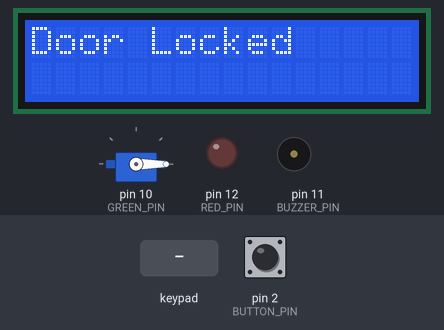
Recording of a sketch running on a simulated Arduino Uno, built with avr-gcc and run on an emulated ATmega328P. Parts: 16×2 character LCD, servo, output pins drawn as LEDs (lit = HIGH), buzzer (waves = sounding). The test bench sets the inputs (shaded band); at power-on: pin 2 (BUTTON_PIN) HIGH. Pins used as bus, display or sensor lines are not drawn; what the sketch prints to the serial monitor is not drawn.

Above: at 1.2 s.
1.3 s: pin 2 (BUTTON_PIN) pulled LOW for 0.15 s
At 1.6 s:
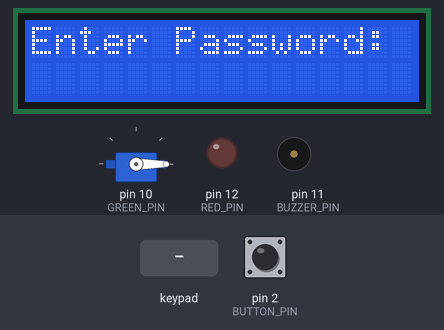
2.9 s: keypad keys 2 3 5 6 # pressed 0.4 s apart
At 3.3 s:
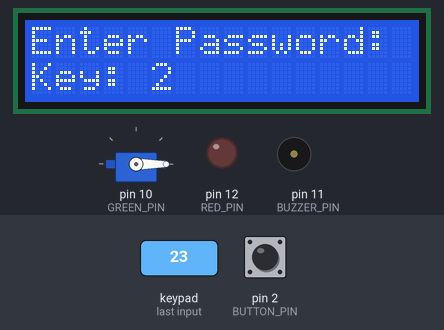
6.4 s: pin 2 (BUTTON_PIN) pulled LOW for 3.2 s
At 9.2 s:
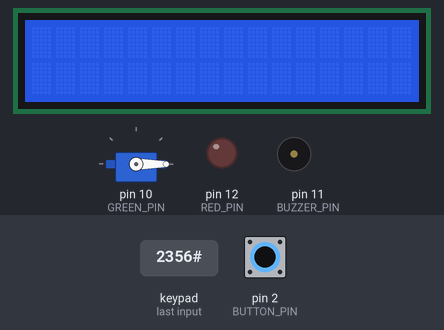
11.1 s: key '#' pressed
At 11.5 s:
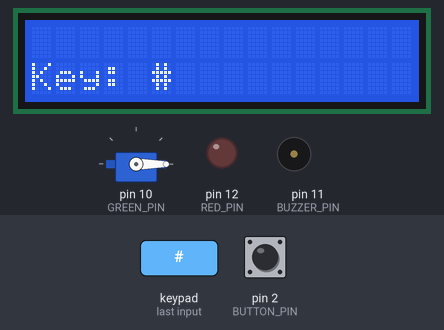
14.1 s: key 'A' pressed
At 14.5 s:
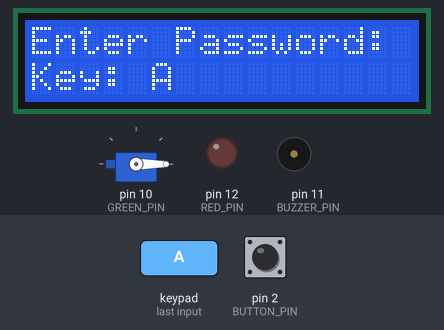
16.1 s: keypad keys 2 3 5 6 * pressed 0.4 s apart
At 18.6 s:
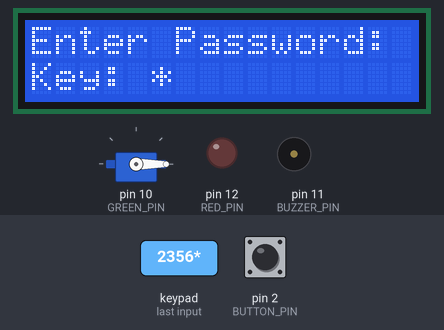
Timing chart, 0 to 20.1 s (numbered marks = the images above; inputs shaded):
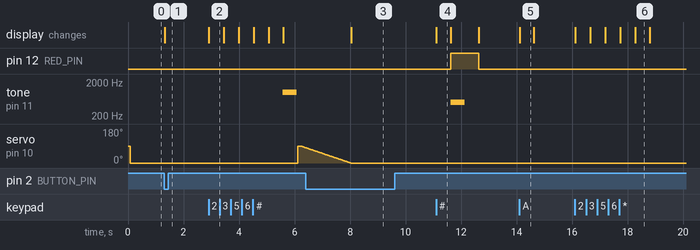

The sketch:

code.ino
```cpp
#include <Wire.h> // Include Wire library for I2C communication
#include <LiquidCrystal_I2C.h> // Include library for I2C LCD
#include <Keypad.h> // Include library for keypad input
#include <Servo.h> // Include library for servo motor control

#define PASSWORD_LENGTH 5  // Define the password length (4 digits + null terminator)
#define ROWS 4  // Define number of keypad rows
#define COLS 4  // Define number of keypad columns
#define RED_PIN 12    // Define RGB LED Red pin for wrong password
#define GREEN_PIN 10  // Define RGB LED Green pin for correct password

// Initialize 16x2 LCD with I2C address 0x27
LiquidCrystal_I2C lcd(0x27, 16, 2);

// Create servo object for controlling the door lock
Servo doorServo;

// Define buzzer and button pins
#define BUZZER_PIN 11
#define BUTTON_PIN 2  // Push button pin

// Define the correct password
const char password[PASSWORD_LENGTH] = "2356";
char inputPassword[PASSWORD_LENGTH] = ""; // Array to store entered password
byte inputIndex = 0; // Index for input array

// Define keypad characters
char keys[ROWS][COLS] = {
    {'1', '2', '3', 'A'},
    {'4', '5', '6', 'B'},
    {'7', '8', '9', 'C'},
    {'*', '0', '#', 'D'}
};

// Define row and column pin connections
byte rowPins[ROWS] = {6, 7, 8, 9};
byte colPins[COLS] = {2, 3, 4, 5};

// Initialize keypad with keymap and pin configuration
Keypad keypad = Keypad(makeKeymap(keys), rowPins, colPins, ROWS, COLS);

void setup() {
    Serial.begin(9600); // Initialize serial communication

    lcd.init(); // Initialize LCD
    lcd.backlight(); // Turn on LCD backlight

    doorServo.attach(10); // Attach servo to pin 10
    lockDoor(); // Ensure the door is locked at the start

    pinMode(BUZZER_PIN, OUTPUT); // Set buzzer as output
    pinMode(BUTTON_PIN, INPUT_PULLUP); // Set button as input with pull-up resistor
    pinMode(RED_PIN, OUTPUT);  // Set RGB Red pin as output
    pinMode(GREEN_PIN, OUTPUT);  // Set RGB Green pin as output

    // Ensure LEDs are off initially
    digitalWrite(RED_PIN, LOW);
    digitalWrite(GREEN_PIN, LOW);

    lcd.setCursor(0, 0); // Set cursor to first row, first column
    lcd.print("Door Locked"); // Display initial message
}

void loop() {
    // Check if button is pressed
    if (digitalRead(BUTTON_PIN) == LOW) {
        lcd.clear(); // Clear LCD screen
        lcd.setCursor(0, 0);
        lcd.print("Enter Password:"); // Prompt for password

        while (true) {
            checkKeypad(); // Continuously check for keypad input
        }
    }
}

void checkKeypad() {
    char key = keypad.getKey(); // Get key press
    if (key) { // If a key is pressed
        Serial.print("Key Pressed: ");
        Serial.println(key); // Log key press

        lcd.setCursor(0, 1); // Set cursor to second row
        lcd.print("Key: ");
        lcd.print(key); // Display the key pressed
        delay(500); // Short delay

        if (key == '#') {  // Confirm key
            inputPassword[inputIndex] = '\0';  // Null-terminate string

            Serial.print("Entered Password: ");
            Serial.println(inputPassword); // Log entered password

            if (strcmp(inputPassword, password) == 0) { // Compare entered password
                digitalWrite(GREEN_PIN, HIGH);  // Turn on green light
                digitalWrite(RED_PIN, LOW);    // Turn off red light
                tone(BUZZER_PIN, 1000, 500);  // Play a tone at 1000 Hz for 500 ms
                unlockDoor(); // Unlock door
            } else { // If password is incorrect
                lcd.setCursor(0, 1);
                lcd.print("Access Denied!"); // Display denial message
                digitalWrite(RED_PIN, HIGH);  // Turn on red light
                digitalWrite(GREEN_PIN, LOW); // Turn off green light
                tone(BUZZER_PIN, 500, 500);   // Play error tone
                delay(1000); // Short delay
            }
            resetInput(); // Reset password input
        } else if (key == '*') {  // Reset entry
            resetInput();
        } else { // Add key to input password
            if (inputIndex < PASSWORD_LENGTH - 1) { // Ensure within limit
                inputPassword[inputIndex] = key; // Store key
                inputIndex++; // Increment index
            }
        }

        lcd.setCursor(0, 1);
        lcd.print("              "); // Clear previous input
    }
}

void unlockDoor() {
    lcd.clear();
    lcd.setCursor(0, 0);
    lcd.print("Access Granted!"); // Display success message
    Serial.println("Access Granted!");

    digitalWrite(BUZZER_PIN, HIGH); // Turn on buzzer
    delay(500);
    digitalWrite(BUZZER_PIN, LOW); // Turn off buzzer

    // Rotate servo to unlock position
    for (int pos = 0; pos <= 90; pos++) {
        doorServo.write(pos);
        delayMicroseconds(80);
    }
    delay(100);

    // Rotate servo back to lock position
    for (int pos = 90; pos >= 0; pos--) {
        doorServo.write(pos);
        delay(20);
    }

    while (digitalRead(BUTTON_PIN) == HIGH) { // Wait for button press
        lcd.clear();
        lcd.setCursor(0, 0);
        lcd.print("Door Locked");
    }
    lockDoor();
}

void lockDoor() {
    lcd.clear();
    lcd.setCursor(0, 0);
    lcd.print("Door Locked"); // Display locked message
    Serial.println("Door Locked!");
    doorServo.write(0); // Set servo to locked position
}

void resetInput() {
    inputIndex = 0; // Reset input index
    lcd.clear();
    lcd.setCursor(0, 0);
    if (digitalRead(BUTTON_PIN) != LOW) {
        lcd.print("Enter Password:"); // Prompt for password
        digitalWrite(GREEN_PIN, LOW); // Turn off green light
        digitalWrite(RED_PIN, LOW);   // Turn off red light
        noTone(BUZZER_PIN); // Turn off buzzer
        while (true) {
            checkKeypad(); // Keep checking for input
        }
    }
}
```

Measured:
- after the input at 1.3 s, the display: changes at once (image 1)
- after the input at 2.9 s, tone on pin 11 (BUZZER_PIN): silent → 1000 Hz after 2.7 s, → silent 0.50 s later; the display: changes at once (image 2)
- after the input at 6.4 s, the display: changes after 1.7 s (image 3)
- after the input at 11.1 s, pin 12 (RED_PIN): LOW → HIGH after 0.52 s, → LOW 1.0 s later; tone on pin 11 (BUZZER_PIN): silent → 500 Hz after 0.52 s, → silent 0.50 s later; the display: changes at once (image 4)
- after the input at 14.1 s, the display: changes at once (image 5)
- after the input at 16.1 s, the display: first changes at once (image 6 shows a later state)
- what the display in image 4 shows lasts 0.5 s, from 11.1 s to 11.6 s
